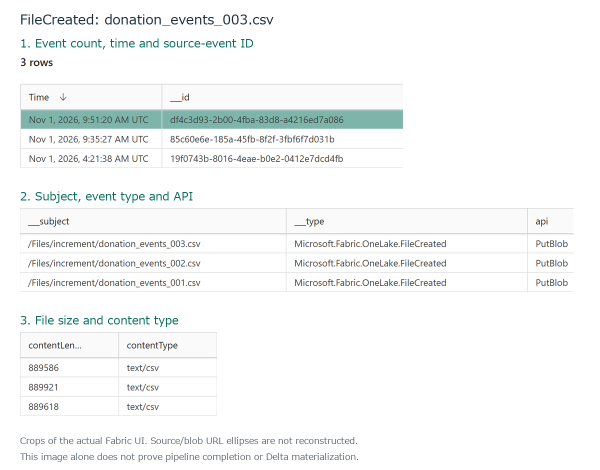
#> input picture Lab/assets/p30-09-source-events.png, 1200 x 940 px (shown at 1/2 size)
$ python -i preview30_evaluation100.py   (imports and definitions only)
#> lines starting #> are read from the running program, lines starting #| are printed output that depends on the picture
### tools/docs/furusato_docs/preview30_public_evidence.py
"""Reviewed, sanitized source-owned projection; private originals never enter it."""

from __future__ import annotations

import hashlib
import json
import re
from datetime import datetime
from pathlib import Path, PurePosixPath

from PIL import Image

from . import preview30_evaluation as evaluation
from . import preview30_evidence as private

SCHEMA = "furusato-preview30-public-evidence/v1"
DEFAULT_RELATIVE = Path("docs") / "assets" / "v3-preview-evidence" / "manifest.json"
SCOPE = "historical-observed-run"
LEGACY_ORIGINAL_SUITE_RUN_ID = "compat-native-ui-final"
ROOT_FIELDS = {"schemaVersion", "scope", "approved", "reviewedAt", "reviewer", "freezeStatus", "captures", "labs", "originalSuiteRuns", "evaluationReport", "selectedOriginalSuiteRunId"}
FREEZE_STATUSES = {"awaiting-final-consumer-proof", "evidence-frozen-awaiting-runtime-seal", "frozen-for-build"}
CAPTURE_FIELDS = {"id", "file", "sha256", "originalSha256", "capturedAt", "reviewedAt", "actualUI", "experience", "privacyReview", "completionEvidence", "caption"}
LAB_FIELDS = {"status", "reason", "evidenceIds", "executionAndReadbackObserved", "functionalBindingVerified", "intent", "invariants", "approvedDelta", "observedDelta", "knownIssue"}
RUN_FIELDS = {"id", "label", "observedAt", "questionCount", "conditionCount", "submittedQuestions", "preblockedQuestions", "counts", "failureCounts", "independentExecutionTraces", "freshBackendProof", "promoted", "accepted", "summary"}
RUN_OPTIONAL_FIELDS = {"notApplicableReason", "method", "caseAggregates"}
VERDICTS = {"pass", "fail", "executionUnverified", "blocked", "notApplicable"}
PRIVATE_TEXT = re.compile(
    private.PRIVATE_TEXT.pattern + r"|https?://|\\\\[^\\\s]+\\|/(?:Users|home|tmp|mnt|var)/|"
    r"\b(?:Bearer\s+\S+|eyJ[A-Za-z0-9_-]{20,}|AccountKey=|SharedAccessSignature=)", re.I
)


def exact_fields(value, allowed, field, required=()):
    if not isinstance(value, dict) or set(value) - allowed or not set(required).issubset(value):
        raise ValueError(field + " contains unknown/private fields or is incomplete")


# [4 lines left out: function safe_text, not called in this run]


def pair(value, field):
    exact_fields(value, {"ja", "en"}, field, {"ja", "en"})
    return {language: safe_text(value[language], field) for language in ("ja", "en")}


# [341 lines left out: functions timestamp, public_strings, integer, run_method, case_aggregates, original_execution_proof and 5 more, not called in this run]

### tools/docs/furusato_docs/preview30_evaluation100.py
"""Counts-only frozen100 disclosure; never reads the private suite or ledger."""

from __future__ import annotations

import argparse
import copy
import hashlib
import json
import re
from datetime import date
from pathlib import Path

from .preview30_public_evidence import exact_fields, integer, timestamp

SCHEMA = "furusato100-public-study/v1"
REVIEW_POLICY_TIMING = "method-preregistered-tooling-finalized-during-capture"
REVIEW_FIELDS = {
    "mode", "policySha256", "reviewPolicyTiming", "fullReviewPolicyPreregistered",
    "methodIntentSha256", "timingAdmissionReceiptSha256",
    "methodTimingEvidence", "methodTimingIndependentlyCertified", "methodPreregistered",
    "methodPreregistrationClaim", "originalMethodTimingCorroborated", "reviewToolingPreregistered",
    "methodEvidenceHashProvenance", "timingAdmissionBeforeContentGrading",
    "rubricUnchanged", "noIndependentHumanSignoff", "automaticSemanticPass",
}
MAX_BYTES = 256 * 1024
SHA = re.compile(r"[0-9a-f]{64}")
LABEL = re.compile(r"[a-z][a-z0-9]*(?:-[a-z0-9]+)*")
IDENTITY = re.compile(r"[0-9a-f]{8}-[0-9a-f]{4}-[0-9a-f]{4}-[0-9a-f]{4}-[0-9a-f]{12}|[0-9a-f]{32}", re.I)
AXES = {
    "factualCorrectness": ("pass", "fail", "unknown", "notApplicable"),
    "contextualHelpfulness": ("pass", "fail", "unknown"),
    "protectiveBoundary": ("pass", "fail", "unknown", "notApplicable", "nativeServiceBlock", "retainedServiceBlock"),
    "answerContent": ("pass", "fail", "unknown"),
}
TERMINALS = (
    "answerCaptured", "nativeServiceBlocked", "nativeErrorReply",
    "protectedNotResubmitted", "notSubmitted", "submissionUncertain", "captureFailed",
)
METRIC_FIELDS = {
    "uniqueCases", "terminalCases", "submissionIntents", "capturedResponses",
    "nativeBlocks", "unknownOutcomes", "terminalCounts", "axes",
}
RUN_FIELDS = {
    "candidate", "bindingSha256", "reviewPolicySha256", "sourceReportSha256", "metrics",
}
ROOT_FIELDS = {
    "schemaVersion", "evidenceKind", "snapshotDate", "projectedAtUtc", "denominators",
    "bindings", "bindingSha256", "review", "observability", "final",
    "baseline", "intervention", "heldout", "combined",
}
CONTINUATION_PLAN_SHA256 = "7083551695d1fbc3689748517f64b1c50365fc864c64e04f7d43ba202fecbf20"
ORIGINAL_HELDOUT_PLAN_SHA256 = "3201eead130d96a2be84e2d503a4e1f016f31407ef3f28f86d07aae2df2e4ef2"
CONTINUATION_CANDIDATE_SHA256 = "3c225b426acdfb782495a19000bc0ce41a69b1853f829a6ba227f30675a4f25f"
CONTINUATION_DEFINITION_SHA256 = "ebdf70c2bff27fb3542e969bfd73db44a5a31f7cc5de19c4bf222b22dd58a007"
EXECUTION_HASH_FIELDS = (
    "originalPlanSha256", "continuationPlanSha256", "originalStoppedBatchSha256",
    "reconciliationSha256", "reportSha256",
)
EXECUTION_TRUE_FIELDS = (
    "originalNoResumePolicyAmended", "originalClaimsRemainSpent", "noBestOf", "stopOnNextFailure",
)
EXECUTION_FALSE_FIELDS = (
    "executionAmendmentPreregistered", "originalProtocolWasFullyFollowed",
    "retrySubmittedOrUncertainCases", "sourceTransportCandidateOrQuestionChanges", "heldoutFeedbackTuning",
)
EXECUTION_FIELDS = set(EXECUTION_HASH_FIELDS + EXECUTION_TRUE_FIELDS + EXECUTION_FALSE_FIELDS) | {
    "label", "priorCaptured", "priorUnknown", "eligibleUnsent", "priorUnknownHttpStatus",
    "continuationInvocations", "outcome", "continuationTerminalCounts",
}


def require(condition, message):
    if not condition:
        raise ValueError("frozen100: " + message)


def fields(value, required, name, optional=()):
    exact_fields(value, set(required) | set(optional), "frozen100 " + name, required)


# [5 lines left out: function digest, not called in this run]


def sha256(value):
    require(isinstance(value, str) and SHA.fullmatch(value) is not None, "invalid SHA256")
    return value


# [14 lines left out: functions label, _unique_fields, not called in this run]


def _invalid_constant(_):
    raise ValueError("frozen100: non-finite JSON numbers are forbidden")


# [129 lines left out: functions _sum_metrics, _metrics, _run, _execution_protocol, execution_binding, not called in this run]


def validate(data):
    fields(data, ROOT_FIELDS, "study", {"executionProtocol"})
    require(data["schemaVersion"] == SCHEMA, "not a counts-only public study")
    require(data["evidenceKind"] in ("observed-live", "synthetic-private-test"), "invalid evidence kind")
    day = data["snapshotDate"]
    require(isinstance(day, str) and re.fullmatch(r"\d{4}-\d{2}-\d{2}", day) is not None, "invalid snapshot date")
    date.fromisoformat(day)
    projected = timestamp(data["projectedAtUtc"], "frozen100 projection")
    require(projected.date() >= date.fromisoformat(day), "projection predates the snapshot")
    fields(data["denominators"], {"unique", "development", "heldout"}, "denominators")
    for key, expected in (("unique", 100), ("development", 80), ("heldout", 20)):
        require(integer(data["denominators"][key], key, 100) == expected, "denominators must remain 100 unique / 80 development / 20 heldout")
    binding = data["bindings"]
    fields(binding, {
        "suiteManifestSha256", "inputManifestSha256", "splitLockSha256", "rubricSha256",
        "sourceFileHashes", "sourceFilesSha256",
    }, "bindings")
    for key in set(binding) - {"sourceFileHashes"}:
        sha256(binding[key])
    source_hashes = binding["sourceFileHashes"]
    require(isinstance(source_hashes, dict) and 1 <= len(source_hashes) <= 128, "source-file hash inventory is required")
    for key, value in source_hashes.items():
        label(key)
        sha256(value)
    require(binding["sourceFilesSha256"] == digest(source_hashes), "source-file inventory digest mismatch")
    require(sha256(data["bindingSha256"]) == digest(binding), "suite/source/rubric binding digest mismatch")
    review = data["review"]
    fields(review, REVIEW_FIELDS, "review")
    require(review["mode"] == "ai-assisted", "this contract discloses AI-assisted review, not human sign-off")
    for key in ("policySha256", "methodIntentSha256", "timingAdmissionReceiptSha256"):
        sha256(review[key])
    require(
        len({review[key] for key in ("policySha256", "methodIntentSha256", "timingAdmissionReceiptSha256")}) == 3,
        "method intent, finalized policy and timing admission need distinct actual receipt hashes",
    )
    require(
        review["reviewPolicyTiming"] == REVIEW_POLICY_TIMING
        and review["methodTimingEvidence"] == "operator-receipt-and-filesystem-corroboration"
        and review["methodPreregistrationClaim"] == "corroborated-not-independently-proven"
        and review["methodEvidenceHashProvenance"] == "computedAtAdmission",
        "method timing is operator/filesystem corroboration only; hashes computed at admission are not preregistration proof",
    )
    require(all(review[key] is False for key in (
        "methodTimingIndependentlyCertified", "methodPreregistered",
        "fullReviewPolicyPreregistered", "reviewToolingPreregistered",
    )), "corroborated timing cannot certify method, policy or tooling preregistration")
    require(
        review["originalMethodTimingCorroborated"] is True
        and review["timingAdmissionBeforeContentGrading"] is True,
        "original timing corroboration and admission before content grading are required; do not rewrite capture records",
    )
    require(all(review[key] is True for key in (
        "rubricUnchanged", "noIndependentHumanSignoff",
    )) and review["automaticSemanticPass"] is False, "review mode cannot rewrite the rubric or certify semantic truth/human sign-off")
    fields(data["observability"], {"internalQueries", "backendConversations"}, "observability")
    require(all(value == "UNOBSERVABLE" for value in data["observability"].values()), "answer text is not native query or backend-conversation proof")
    final = data["final"]
    fields(final, {
        "stage", "developmentRound", "candidateSha256", "freezeReceiptSha256",
        "heldoutClaimSha256", "frozenAtUtc", "heldoutReservedAtUtc",
        "frozenBeforeHeldout", "heldoutIrreversiblySpent", "heldoutUsedForTuning",
        "bestOfPooling", "baselineAnswersBorrowed", "selectionPolicy",
    }, "final freeze")
    require(final["stage"] == "final-frozen" and final["developmentRound"] in ("baseline", "intervention"), "only the final frozen stage may disclose combined100")
    require(final["selectionPolicy"] == "all_once_declared_cases_no_best_of", "one attempt per declared slot, no retry or best-of pooling")
    require(final["frozenBeforeHeldout"] is True and final["heldoutIrreversiblySpent"] is True, "heldout must be irreversibly reserved after final freeze")
    require(all(final[key] is False for key in ("heldoutUsedForTuning", "bestOfPooling", "baselineAnswersBorrowed")), "heldout tuning, best-of pooling and borrowed baseline answers are forbidden")
    for key in ("candidateSha256", "freezeReceiptSha256", "heldoutClaimSha256"):
        sha256(final[key])
    require(
        timestamp(final["frozenAtUtc"], "final freeze") <= timestamp(final["heldoutReservedAtUtc"], "heldout reservation") <= projected,
        "freeze must precede the irreversible heldout reservation and final projection",
    )
    baseline, heldout, combined = data["baseline"], data["heldout"], data["combined"]
    _run(baseline, 80, data["bindingSha256"], review["policySha256"])
    _run(heldout, 20, data["bindingSha256"], review["policySha256"])
    _run(combined, 100, data["bindingSha256"], review["policySha256"], combined=True)
    runs = [baseline, heldout, combined]
    for run in (baseline, heldout):
        require(run["metrics"]["terminalCounts"]["protectedNotResubmitted"] == 0, "baseline and heldout cannot borrow prior-round native blocks")
    intervention = data["intervention"]
    if intervention is not None:
        fields(intervention, {"authorizationSha256", "baselineReportSha256", "meaningfulChange", "noSafetyBypass", "run"}, "single intervention")
        sha256(intervention["authorizationSha256"])
        require(intervention["baselineReportSha256"] == baseline["sourceReportSha256"], "intervention must refer to the exact baseline")
        require(intervention["meaningfulChange"] is True and intervention["noSafetyBypass"] is True, "intervention requires an authorized meaningful change, never a safety bypass")
        changed = intervention["run"]
        _run(changed, 80, data["bindingSha256"], review["policySha256"])
        require(all(changed["candidate"][key] != baseline["candidate"][key] for key in ("candidateSha256", "definitionSha256")), "intervention cannot rename or retry the unchanged candidate")
        require(changed["metrics"]["terminalCounts"]["protectedNotResubmitted"] == baseline["metrics"]["nativeBlocks"], "every baseline native block must remain protected and unsubmitted")
        runs.append(changed)
    require(final["developmentRound"] != "intervention" or intervention is not None, "selected final intervention is absent")
    development = baseline if final["developmentRound"] == "baseline" else intervention["run"]
    require(
        final["candidateSha256"] == development["candidate"]["candidateSha256"]
        and development["candidate"] == heldout["candidate"] == combined["candidate"],
        "combined100 must use the same final candidate for final development80 and heldout20",
    )
    require(
        combined["finalDevelopmentReportSha256"] == development["sourceReportSha256"]
        and combined["heldoutReportSha256"] == heldout["sourceReportSha256"]
        and combined["metrics"] == _sum_metrics(development["metrics"], heldout["metrics"]),
        "combined100 must sum the exact selected final development80 and heldout20, not baseline/best-of answers",
    )
    require(len({run["sourceReportSha256"] for run in runs}) == len(runs), "round and combined source reports must have distinct hashes")
    require(len({"buckets" in run for run in runs}) == 1, "optional buckets must cover every round and combined100")
    if "buckets" in baseline:
        buckets = [{row["label"]: row["metrics"] for row in run["buckets"]} for run in runs]
        require(all(set(group) == set(buckets[0]) for group in buckets), "bucket inventories must match across rounds")
        final_buckets = buckets[0] if final["developmentRound"] == "baseline" else buckets[-1]
        for key in buckets[0]:
            require(buckets[2][key] == _sum_metrics(final_buckets[key], buckets[1][key]), "combined bucket must use the same final candidate")
            if intervention is not None:
                require(
                    buckets[-1][key]["uniqueCases"] == buckets[0][key]["uniqueCases"]
                    and buckets[-1][key]["terminalCounts"]["protectedNotResubmitted"] == buckets[0][key]["nativeBlocks"],
                    "intervention cannot drop development slots or protected blocks from a bucket",
                )
    if "executionProtocol" in data:
        _execution_protocol(data)
    return copy.deepcopy(data)


# [63 lines left out: functions load, require_metadata, notice, main, not called in this run]


# [2 lines not run here, left out]

>>> import cv2
>>> picture = cv2.imread('../../../Lab/assets/p30-09-source-events.png', cv2.IMREAD_GRAYSCALE)
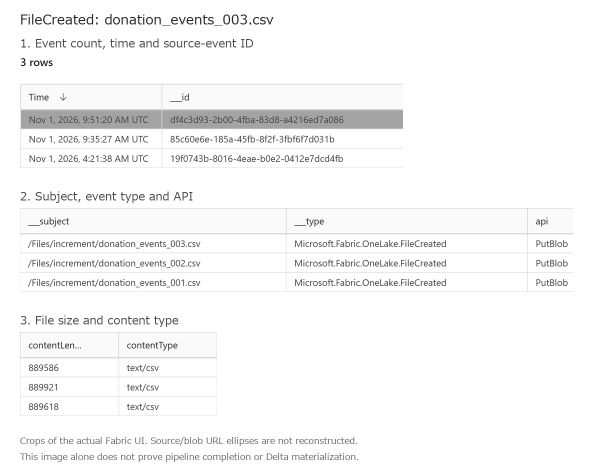
#> picture: shape (940, 1200) (shown at 1/2 size); min 1, max 255, mean 246.9
>>> result = validate(picture)
#> (the run stopped early here; a loop or call above may not have finished)
